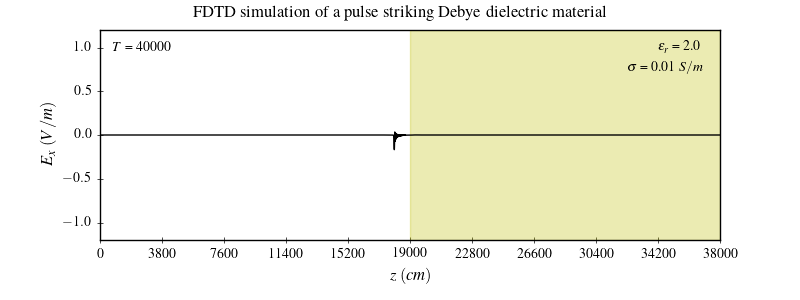

Write the Julia code that produced this figure.
#!/usr/bin/env julia
# File: test_2_3.jl
# Name: D.Saravanan
# Date: 02/03/2025

""" Simulation of a pulse striking a frequency-dependent dielectric material and
implements the discrete Fourier transform with a Gaussian pulse as its source """

import PyPlot as plt
using Printf

plt.matplotlib.style.use("classic")
plt.matplotlib.style.use("../pyplot.mplstyle")


function visualize(ns::Int, nx::Int, epsr::Float32, sigma::Float32, nax::Array{Float32}, ex::Array{Float32})::Nothing
    fig, ax = plt.subplots(figsize=(8,3), gridspec_kw=Dict("hspace"=>0.2))
    fig.suptitle("FDTD simulation of a pulse striking Debye dielectric material")
    medium = epsr > 1 ? findall(x->x!=0,1.0./nax.-1) : 1.0./nax.-1
    ax.plot(0:nx-1, ex, color="k", linewidth=1.0)
    ax.axvspan(medium[1], medium[end], color="y", alpha=0.3)
    ax.set(xlim=(0, nx-1), ylim=(-1.2, 1.2))
    ax.set(xticks=0:Int(ceil(nx/500)*50):nx)
    ax.set(xlabel="\$z\\;(cm)\$", ylabel="\$E_x\\;(V/m)\$")
    ax.text(0.02, 0.90, "\$T\$ = $ns", transform=ax.transAxes)
    ax.text(0.90, 0.90, "\$\\epsilon_r\$ = $epsr", transform=ax.transAxes)
    ax.text(0.85, 0.80, "\$\\sigma\$ = $sigma \$S/m\$", transform=ax.transAxes)
    plt.subplots_adjust(bottom=0.2, hspace=0.45)
    plt.savefig("test_2_3.png", dpi=100)
end


function amplitude(ns::Int, nx::Int, epsr::Float32, sigma::Float32, nax::Array{Float32}, amp::Array{Float32})::Nothing
    fig, ax = plt.subplots(figsize=(8,3), gridspec_kw=Dict("hspace"=>0.2))
    fig.suptitle("The discrete Fourier transform with pulse as its source")
    medium = epsr > 1 ? findall(x->x!=0,1.0./nax.-1) : 1.0./nax.-1
    ax.plot(0:nx-1, amp, color="k", linewidth=1.0)
    ax.axvspan(medium[1], medium[end], color="y", alpha=0.3)
    ax.set(xlim=(0, nx-1), ylim=(-0.2, 2.2))
    ax.set(xticks=0:Int(ceil(nx/500)*50):nx)
    ax.set(xlabel="\$z\\;(cm)\$", ylabel="\$Amplitude\$")
    ax.text(0.02, 0.90, "\$T\$ = $ns", transform=ax.transAxes)
    ax.text(0.90, 0.90, "\$\\epsilon_r\$ = $epsr", transform=ax.transAxes)
    ax.text(0.85, 0.80, "\$\\sigma\$ = $sigma \$S/m\$", transform=ax.transAxes)
    plt.subplots_adjust(bottom=0.2, hspace=0.45)
    plt.savefig("test_amp_2_3.png", dpi=100)
end


struct medium
    nax::Array{Float32}
    nbx::Array{Float32}
    ncx::Array{Float32}
    ndx::Array{Float32}
end


struct ftrans
    r_pt::Array{Float32}
    i_pt::Array{Float32}
    r_in::Array{Float32}
    i_in::Array{Float32}
end


function gaussian(t::Int32, t0::Int, sigma::Float32)::Float32
    return exp(-0.5*((t - t0)/sigma)^2)
end


function fourier(t::Int32, nf::Int, nx::Int, dt::Float32, freq::Array{Float32}, ex::Array{Float32}, ft::ftrans)
    # calculate the Fourier transform of input source
    @views ft.r_in[1:nf] .+= cos.(2*pi*freq[1:nf]*dt*t) .* ex[11]
    @views ft.i_in[1:nf] .-= sin.(2*pi*freq[1:nf]*dt*t) .* ex[11]
    # calculate the Fourier transform of Ex field
    @views ft.r_pt[1:nf,1:nx] .+= cos.(2*pi*freq[1:nf]*dt*t) .* ex[1:nx]'
    @views ft.i_pt[1:nf,1:nx] .-= sin.(2*pi*freq[1:nf]*dt*t) .* ex[1:nx]'
end


function dxfield(t::Int32, nx::Int, dx::Array{Float32}, hy::Array{Float32})
    # calculate the electric flux density Dx
    @views dx[2:nx] .+= 0.5 .* (hy[1:nx-1] .- hy[2:nx])
    # put a Gaussian pulse at the low end
    dx[2] += gaussian(t, 50, 10.0f0)
end


function exfield(nx::Int, md::medium, dx::Array{Float32}, ix::Array{Float32}, sx::Array{Float32}, ex::Array{Float32})
    # calculate the Ex field from Dx
    @views ex[2:nx] .= md.nax[2:nx] .* (dx[2:nx] .- ix[2:nx] .- md.ncx[2:nx] .* sx[2:nx])
    @views ix[2:nx] .+= md.nbx[2:nx] .* ex[2:nx]
    @views sx[2:nx] .= md.ncx[2:nx] .* sx[2:nx] .+ md.ndx[2:nx] .* ex[2:nx]
end


function hyfield(nx::Int, ex::Array{Float32}, hy::Array{Float32}, bc::Array{Float32})
    # absorbing boundary conditions
    ex[1], bc[1], bc[2] = bc[1], bc[2], ex[2]
    ex[nx], bc[4], bc[3] = bc[4], bc[3], ex[nx-1]
    # calculate the Hy field
    @views hy[1:nx-1] .+= 0.5 .* (ex[1:nx-1] .- ex[2:nx])
end


function dielectric(nx::Int, dt::Float32, chi::Float32, tau::Float32, epsr::Float32, sigma::Float32)::medium
    md = medium(
        fill(1.0f0::Float32, nx),
        fill(0.0f0::Float32, nx),
        fill(0.0f0::Float32, nx),
        fill(0.0f0::Float32, nx),
    )
    eps0::Float32 = 8.854e-12  # vaccum permittivity (F/m)
    md.nax[nx÷2+1:nx] .= 1/(epsr + sigma*dt/eps0 + chi*dt/tau)
    md.nbx[nx÷2+1:nx] .= sigma*dt/eps0
    md.ncx[nx÷2+1:nx] .= exp(-dt/tau)
    md.ndx[nx÷2+1:nx] .= chi*dt/tau
    return md
end


function main()

    nx::Int = 38000  # number of grid points
    ns::Int = 40000  # number of time steps

    dx = zeros(Float32, nx)
    ex = zeros(Float32, nx)
    ix = zeros(Float32, nx)
    sx = zeros(Float32, nx)
    hy = zeros(Float32, nx)

    bc = zeros(Float32, 4)

    ds::Float32 = 0.01  # spatial step (m)
    dt::Float32 = ds/6e8  # time step (s)
    chi::Float32 = 2.0  # relaxation susceptibility
    tau::Float32 = 0.001e-6  # relaxation time (s)
    epsr::Float32 = 2.0  # relative permittivity
    sigma::Float32 = 0.01  # conductivity (S/m)
    md::medium = dielectric(nx, dt, chi, tau, epsr, sigma)

    # frequency 50 MHz, 200 MHz, 500 MHz
    freq = Float32[50e6, 200e6, 500e6]
    nf::Int = length(freq)  # number of frequencies

    ft = ftrans(
        zeros(Float32, (nf, nx)),
        zeros(Float32, (nf, nx)),
        zeros(Float32, (nf, 1)),
        zeros(Float32, (nf, 1)),
    )

    amplt = zeros(Float32, (nf, nx))
    phase = zeros(Float32, (nf, nx))

    stime = time_ns()

    for t in Int32.(1:ns)
        dxfield(t, nx, dx, hy)
        exfield(nx, md, dx, ix, sx, ex)
        fourier(t, nf, nx, dt, freq, ex, ft)
        hyfield(nx, ex, hy, bc)
    end

    # calculate the amplitude and phase at each frequency
    amplt = hypot.(ft.r_in,ft.i_in).\1 .* hypot.(ft.r_pt,ft.i_pt)
    phase = atan.(ft.i_pt,ft.r_pt) .- atan.(ft.i_in,ft.r_in)

    ntime = time_ns()
    @printf("Total compute time on CPU: %.3f s\n", (ntime - stime)/1e9)

    println(ex[1:50])
    visualize(ns, nx, epsr, sigma, md.nax, ex)
    amplitude(ns, nx, epsr, sigma, md.nax, amplt[3,:])
end


if abspath(PROGRAM_FILE) == @__FILE__
    main()
end
